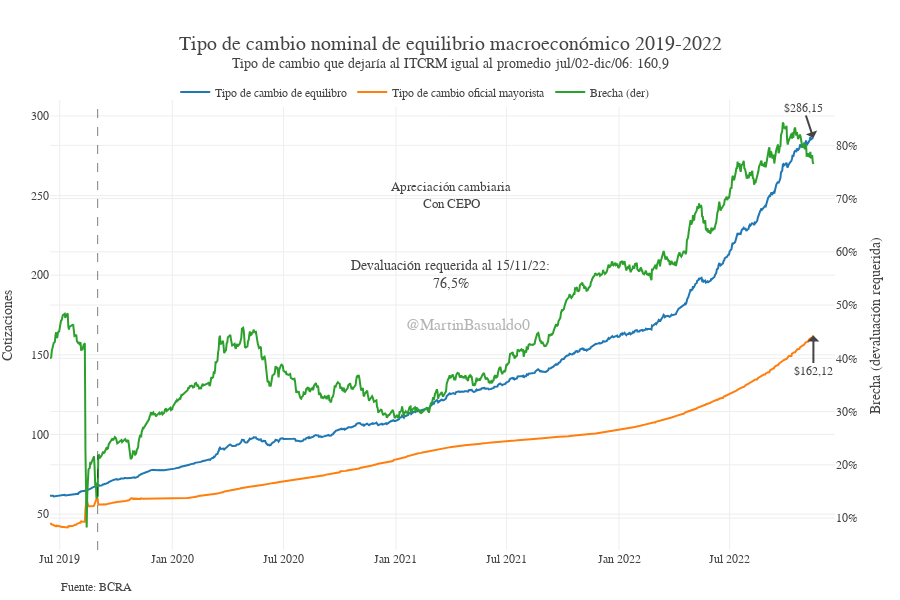

This figure's notebook cell:
### Code cell
plot_brecha(fecha_ini='2019-6-15'
            )

### Figure 1 — Plotly figure (JSON) as saved in the notebook; plotly's stock layout.template omitted (floating-point values rounded to 4 significant figures; data arrays with more than 128 entries replaced by an {"elided": "..."} marker saying what was removed)
{"data": [{"mode": "lines", "name": "Tipo de cambio de equilibro", "type": "scatter", "x": {"elided": "1250 str values"}, "xaxis": "x", "y": {"elided": "1250 float values"}, "yaxis": "y"}, {"mode": "lines", "name": "Tipo de cambio oficial mayorista", "type": "scatter", "x": {"elided": "1250 str values"}, "xaxis": "x", "y": {"elided": "1250 float values"}, "yaxis": "y"}, {"mode": "lines", "name": "Brecha (der)", "type": "scatter", "x": {"elided": "1250 str values"}, "xaxis": "x", "y": {"elided": "1250 float values"}, "yaxis": "y2"}], "layout": {"annotations": [{"align": "left", "arrowhead": 1, "showarrow": true, "text": "$286,15", "x": "2022-11-15T00:00:00", "y": 286.1}, {"align": "left", "arrowhead": 1, "ax": 0, "ay": 35, "showarrow": true, "text": "$162,12", "x": "2022-11-15T00:00:00", "y": 162.1}, {"font": {"family": "georgia", "size": 13}, "showarrow": false, "text": "Apreciación cambiaria<br>Con CEPO", "x": "2021-4-1", "y": 250}, {"font": {"size": 12}, "showarrow": false, "text": "Fuente: BCRA", "x": 0.1, "xanchor": "right", "xref": "paper", "xshift": 0, "y": -0.1, "yanchor": "auto", "yref": "paper", "yshift": 0}, {"font": {"family": "arial", "size": 16}, "opacity": 0.4, "showarrow": false, "text": "@MartinBasualdo0", "x": 0.5, "xref": "paper", "y": 0.5, "yref": "paper"}, {"font": {"family": "georgia", "size": 14}, "showarrow": false, "text": "Devaluación requerida al 15/11/22:<br>76,5%", "x": "2021-4-1", "y": 200}], "font": {"family": "Georgia"}, "height": 600, "legend": {"orientation": "h", "x": 0.15, "xanchor": "left", "y": 1.05, "yanchor": "top"}, "margin": {"b": 50, "l": 50, "r": 15}, "separators": ",.", "shapes": [{"line": {"color": "Black", "dash": "dash", "width": 1}, "opacity": 0.5, "type": "line", "x0": "2019-09-01", "x1": "2019-09-01", "xref": "x", "y0": 0, "y1": 1, "yref": "y domain"}], "title": {"font": {"size": 20}, "text": "Tipo de cambio nominal de equilibrio macroeconómico 2019-2022<br><sup>Tipo de cambio que dejaría al ITCRM igual al promedio jul/02-dic/06: 160,9"}, "width": 900, "xaxis": {"anchor": "y", "domain": [0, 0.94], "showgrid": true}, "yaxis": {"anchor": "x", "domain": [0, 1], "title": {"text": "Cotizaciones"}, "zeroline": false}, "yaxis2": {"anchor": "x", "overlaying": "y", "side": "right", "tickformat": ",.0%", "title": {"text": "Brecha (devaluación requerida)"}}}}
